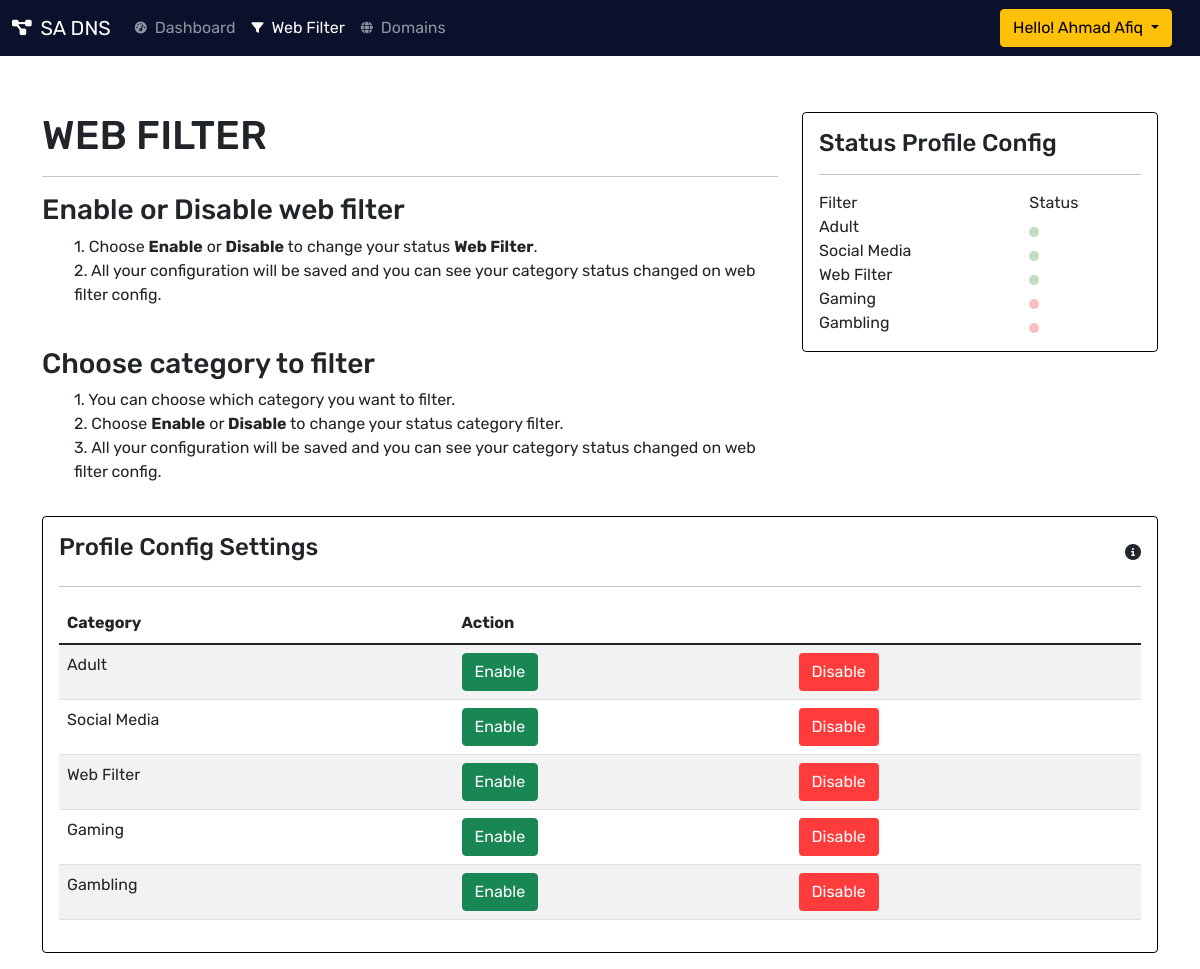
Before: /dashboard/webfilter/ (signed in) with the older database file.
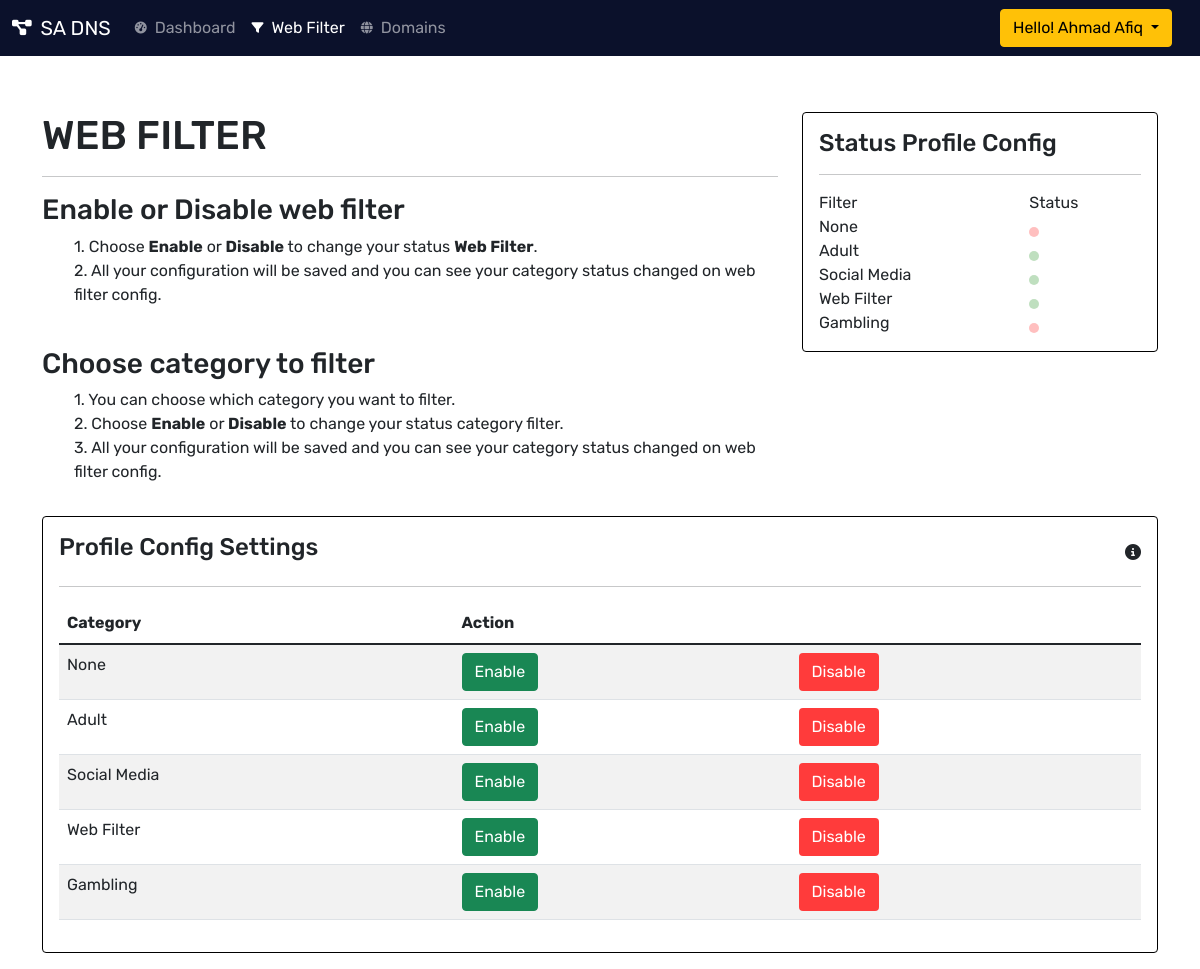
After: the same page with the newer database file.
### dashboard/models.py (models this page shows, shortened)
class profileConfig(models.Model):
    id = models.UUIDField(
        default=uuid.uuid4, unique=True, primary_key=True, editable=False
    )
    owner = models.ForeignKey(Profile,null=True, blank=True,on_delete=models.SET_NULL)
    cat_id = models.ForeignKey('Category', null=True, blank=True, on_delete=models.SET_NULL)
    cat_status = models.BooleanField()
    class Meta:
        ordering = ['cat_id']

class Category(models.Model):
    id = models.UUIDField(
        default=uuid.uuid4, unique=True, primary_key=True, editable=False
    )
    name = models.CharField(max_length=200)
    def __str__(self):
        return self.name

### dashboard/views.py (the view)
# urls.py: path('webfilter/', views.webfilter, name='webfilter'),
@login_required(login_url="login")
def webfilter(request):
    profile = request.user.profile
    name = request.user.first_name
    cat = profileConfig.objects.all().filter(owner=profile)
    context = {
        'name' : name,
        'categorys': cat,
    }
    return render(request, 'dashboard/webfilter.html', context)

### dashboard/templates/dashboard/webfilter.html (shortened to what the changed rows need)
{% include 'main-dashboard.html' %}
{% block content %}
<main>
    <div class="container mt-2">
        <div class="row mb-3 pt-5">
            <div class="col-md-8">
                <div class="">
                    <h1>WEB FILTER</h1>
                    <br>
                </div>
            </div>
            <div class="col-md-4">
                <div class="card">
                    <div class="card-body">
                        <table width="100%">
                            <thead>
                                <tr>
                                    <td>Filter</td>
                                    <td>Status</td>
                                </tr>
                            </thead>
                            <tbody>
                                {% for cat in categorys  %}
                                    {% if cat.cat_status %}
                                        <tr>
                                            <td>{{cat.cat_id}}</td>
                                            <td>
                                                <span class="status on"></span>
                                            </td>
                                        </tr>
                                    {% else %}
                                        <tr>
                                            <td>{{cat.cat_id}}</td>
                                            <td>
                                                <span class="status off"></span>
                                            </td>
                                        </tr>
                                    {% endif %}
                                {% endfor %}
                            </tbody>
                        </table>
                    </div>
                </div>
            </div>
        </div>
    </div>
    <div class="container">
        <div class="row mb-3">
            <div class="col">
                <div class="card">
                    <div class="card-body table-responsive">
                        <table id="blacklist" class="table table-striped" style="width:100%">
                            <thead>
                                <tr>
                                    <th>Category</th>
                                    <th>Action</th>
                                    <th></th>
                                </tr>
                            </thead>
                            <tbody>
                                {% for cat in categorys %}
                                <tr>
                                    <td>{{cat.cat_id}}</td>
                                    <td>
                                        <a href="{% url 'setfiltertrue' cat.id %}">
                                            <button class="btn btn-success text-white">
                                                Enable
                                            </button>
                                        </a>
                                    </td>
                                    <td>
                                        <a href="{% url 'setfilterfalse' cat.id %}">
                                            <button class="btn btn-delete text-white">
                                            Disable
                                        </button>
                                        </a>
                                    </td>
                                </tr>
                                {% endfor %}
                            </tbody>
                        </table>
                    </div>
                </div>
            </div>
        </div>
    </div>
</main>
{% endblock content %}

Changed rows visible on the page:
changed profileConfig: cat_id "Gaming" → "None"; moves up the list
